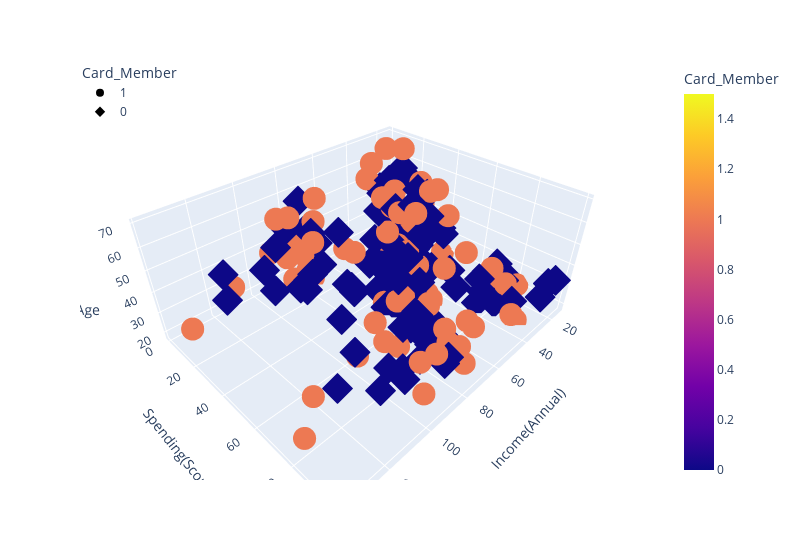

The code cell stored with this chart in its notebook:
### Code cell
fig = px.scatter_3d(
    df,
    x="Income(Annual)",
    y="Spending(Score)",
    z="Age",
    color="Card_Member",
    symbol="Card_Member",
    width=800,
)
fig.update_layout(legend=dict(x=0, y=1))
fig.show()

### Figure 1 — Plotly figure (JSON) as saved in the notebook; plotly's stock layout.template omitted (floating-point values rounded to 4 significant figures)
{"data": [{"hovertemplate": "Card_Member=%{marker.color}<br>Income(Annual)=%{x}<br>Spending(Score)=%{y}<br>Age=%{z}<extra></extra>", "legendgroup": "1", "marker": {"color": [1, 1, 1, 1, 1, 1, 1, 1, 1, 1, 1, 1, 1, 1, 1, 1, 1, 1, 1, 1, 1, 1, 1, 1, 1, 1, 1, 1, 1, 1, 1, 1, 1, 1, 1, 1, 1, 1, 1, 1, 1, 1, 1, 1, 1, 1, 1, 1, 1, 1, 1, 1, 1, 1, 1, 1, 1, 1, 1, 1, 1, 1, 1, 1, 1, 1, 1, 1, 1, 1, 1, 1, 1, 1, 1, 1, 1, 1, 1, 1, 1, 1, 1, 1, 1, 1, 1, 1, 1], "coloraxis": "coloraxis", "symbol": "circle"}, "mode": "markers", "name": "1", "scene": "scene", "showlegend": true, "type": "scatter3d", "x": [15, 15, 19, 19, 20, 20, 21, 23, 24, 24, 25, 28, 28, 30, 30, 33, 33, 38, 39, 42, 43, 43, 44, 46, 46, 46, 48, 48, 48, 49, 54, 54, 54, 54, 54, 54, 54, 59, 60, 60, 61, 61, 62, 62, 62, 63, 63, 63, 63, 64, 67, 69, 71, 71, 71, 71, 71, 71, 73, 73, 74, 75, 77, 77, 77, 78, 78, 78, 78, 78, 81, 85, 86, 87, 87, 87, 87, 87, 88, 88, 93, 93, 98, 99, 101, 113, 126, 137, 137], "y": [39, 81, 3, 14, 13, 79, 66, 29, 35, 73, 73, 82, 61, null, 4, 4, 92, 92, 36, 60, 60, 41, 46, 46, 56, 55, 51, 59, 59, 55, 47, 54, 48, 51, 55, 41, 46, 41, 49, 52, 42, 49, 59, 55, 56, 46, 43, 48, 52, 46, 56, 91, 35, 95, 11, 75, 9, 75, 5, 73, 10, 93, 12, 97, 36, 90, 17, 88, 1, 1, 5, 26, 20, 63, 13, 75, 10, 92, 15, 69, 14, 90, 15, 97, 68, 8, 74, 18, 83], "z": [19, 21, 64, 67, 37, 22, 20, 52, 35, 25, 31, 29, 35, null, 60, 53, 18, 24, 48, 33, 59, 47, 69, 53, 70, 19, 63, 18, 19, 70, 59, 26, 40, 57, 38, 67, 48, 18, 48, 24, 48, 20, 67, 26, 49, 54, 68, 66, 65, 19, 27, 39, 43, 40, 59, 38, 47, 39, 20, 32, 19, 32, 25, 28, 48, 34, 43, 39, 37, 34, 19, 50, 42, 32, 40, 28, 36, 36, 58, 27, 59, 35, 46, 30, 28, 33, 32, 32, 30]}, {"hovertemplate": "Card_Member=%{marker.color}<br>Income(Annual)=%{x}<br>Spending(Score)=%{y}<br>Age=%{z}<extra></extra>", "legendgroup": "0", "marker": {"color": [0, 0, 0, 0, 0, 0, 0, 0, 0, 0, 0, 0, 0, 0, 0, 0, 0, 0, 0, 0, 0, 0, 0, 0, 0, 0, 0, 0, 0, 0, 0, 0, 0, 0, 0, 0, 0, 0, 0, 0, 0, 0, 0, 0, 0, 0, 0, 0, 0, 0, 0, 0, 0, 0, 0, 0, 0, 0, 0, 0, 0, 0, 0, 0, 0, 0, 0, 0, 0, 0, 0, 0, 0, 0, 0, 0, 0, 0, 0, 0, 0, 0, 0, 0, 0, 0, 0, 0, 0, 0, 0, 0, 0, 0, 0, 0, 0, 0, 0, 0, 0, 0, 0, 0, 0, 0, 0, 0, 0, 0, 0, 0, 0, 0], "coloraxis": "coloraxis", "symbol": "diamond"}, "mode": "markers", "name": "0", "scene": "scene", "showlegend": true, "type": "scatter3d", "x": [16, 16, 17, 17, 18, 18, 19, 19, 20, 20, 20, 21, 23, 25, 28, 28, 29, 29, 30, 33, 33, 34, 34, 37, 37, 38, 39, 39, 39, 40, 40, 40, 40, 42, 43, 43, 44, 46, 47, 47, 48, 48, 48, 49, 50, 50, 54, 54, 54, 54, 54, 57, 57, 58, 58, 59, 60, 60, 60, 60, 62, 62, 62, 63, 63, 64, 65, 65, 65, 65, 67, 67, 67, 69, 70, 70, 72, 72, 73, 73, 74, 75, 76, 76, 77, 78, 78, 78, 78, 78, 78, 78, 79, 79, 81, 85, 86, 87, 87, 88, 88, 97, 97, 98, 99, 101, 103, 103, 103, 103, 113, 120, 120, 126], "y": [6, 77, 40, 76, 6, 94, 72, 99, 15, 77, 11, 35, 98, 5, 14, 32, 31, 87, 73, 14, 81, 17, 73, 26, 75, 35, 61, 28, 65, 55, 47, 42, 42, 52, 54, 45, 50, 51, 52, 59, 50, 48, 47, 42, 49, 56, 53, 52, 42, 44, 57, 58, 55, 60, 46, 55, 40, 42, 47, 50, 41, 48, 42, 50, 54, 42, 48, 50, 43, 59, 43, 57, 40, 58, 29, 77, 34, 71, 88, 7, 72, 5, 40, 87, 74, 22, 20, 76, 16, 89, 78, 73, 35, 83, 93, 75, 95, 27, 44, 13, 86, 32, 86, 88, 39, 24, 17, 85, 23, 69, 91, 16, 79, 28], "z": [20, 23, 31, 22, 35, 23, 30, 35, 58, 24, null, 35, 35, 46, 54, 45, 40, 23, 21, 49, 21, 42, 30, 36, 20, 65, 31, 49, 24, 50, 27, 29, 31, 49, 31, 50, 51, 27, 67, 54, 43, 68, 32, 47, 60, 60, 45, 23, 49, 46, 21, 55, 22, 34, 50, 68, 40, 32, 47, 27, 23, 49, 21, 66, 19, 38, 18, 19, 63, 49, 51, 50, 38, 40, 23, 31, 25, 31, 29, 44, 35, 57, 28, 32, 32, 34, 44, 38, 47, 27, 30, 30, 56, 29, 31, 36, 33, 36, 22, 52, 30, 37, 32, 29, 41, 54, 41, 36, 34, 32, 38, 47, 35, 45]}], "layout": {"coloraxis": {"colorbar": {"title": {"text": "Card_Member"}}, "colorscale": [[0, "#0d0887"], [0.1111, "#46039f"], [0.2222, "#7201a8"], [0.3333, "#9c179e"], [0.4444, "#bd3786"], [0.5556, "#d8576b"], [0.6667, "#ed7953"], [0.7778, "#fb9f3a"], [0.8889, "#fdca26"], [1, "#f0f921"]]}, "legend": {"title": {"text": "Card_Member"}, "tracegroupgap": 0, "x": 0, "y": 1}, "margin": {"t": 60}, "scene": {"domain": {"x": [0, 1], "y": [0, 1]}, "xaxis": {"title": {"text": "Income(Annual)"}}, "yaxis": {"title": {"text": "Spending(Score)"}}, "zaxis": {"title": {"text": "Age"}}}, "width": 800}}
